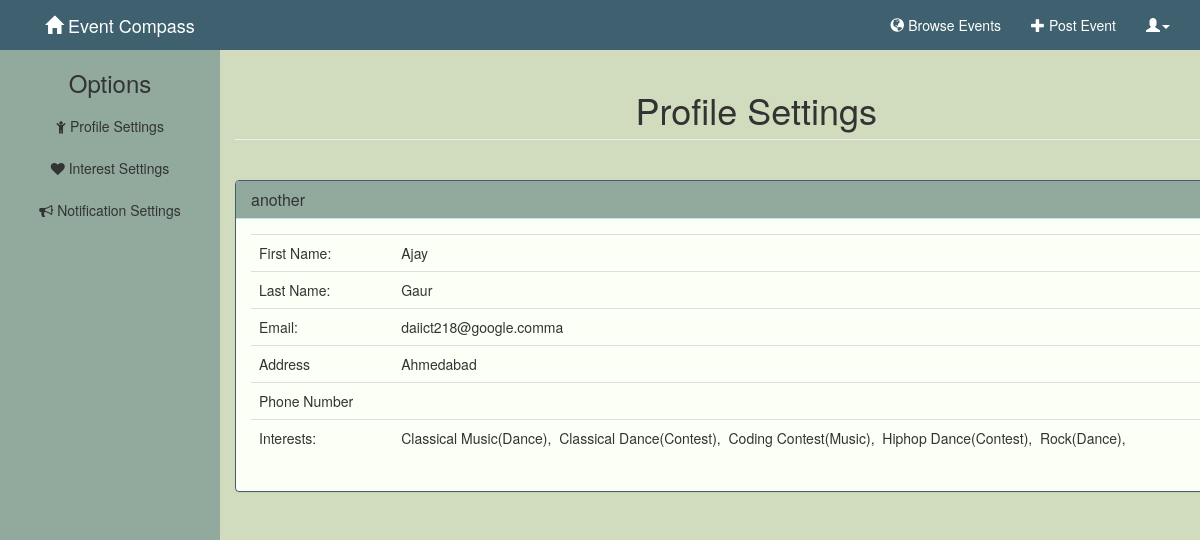
The page /user_profile_view.php?user=another (signed in) on the database its author committed.
### tables this page shows
CREATE TABLE IF NOT EXISTS `user` (
  `User_id` int(11) unsigned NOT NULL AUTO_INCREMENT,
  `User_fname` varchar(30) NOT NULL,
  `User_lname` varchar(30) NOT NULL,
  `User_email` varchar(50) NOT NULL,
  `User_username` varchar(15) NOT NULL,
  `User_pass` varchar(255) NOT NULL,
  `User_address` text,
  `User_phone` varchar(10) DEFAULT NULL,
  `User_notifyemail` varchar(1) DEFAULT NULL,
  `User_notifyphone` varchar(1) DEFAULT NULL,
  `reg_date` timestamp NOT NULL DEFAULT CURRENT_TIMESTAMP ON UPDATE CURRENT_TIMESTAMP,
  PRIMARY KEY (`User_id`)
);

CREATE TABLE IF NOT EXISTS `interested_in` (
  `User_id` int(11) unsigned NOT NULL,
  `Sub_id` int(11) NOT NULL,
  `Visible` tinyint(1) NOT NULL,
  `Count` int(11) NOT NULL,
  PRIMARY KEY (`User_id`,`Sub_id`),
  KEY `Sub_id` (`Sub_id`)
);

CREATE TABLE IF NOT EXISTS `subcategory` (
  `Sub_id` int(11) NOT NULL AUTO_INCREMENT,
  `Sub_name` varchar(25) NOT NULL,
  `Cat_id` int(11) unsigned NOT NULL,
  PRIMARY KEY (`Sub_id`),
  KEY `Cat_id` (`Cat_id`)
);

CREATE TABLE IF NOT EXISTS `category` (
  `Cat_id` int(11) unsigned NOT NULL AUTO_INCREMENT,
  `Cat_name` varchar(25) NOT NULL,
  PRIMARY KEY (`Cat_id`)
);

### user_profile_view.php (the view, shortened to what this page needs)
<?php require_once("includes/base_main_settings.php") ?>
<?php $username1 = $_GET['user']; ?>
<?php
  $q=mysql_query("SELECT * FROM User WHERE User_username='$username1'");
  $userid=mysql_result($q,0,'User_id');
  $fname=mysql_result($q,0,'User_fname');
  $lname=mysql_result($q,0,'User_lname');
  $email=mysql_result($q,0,'User_email');
  $address=mysql_result($q,0,'User_address');
  $phone=mysql_result($q,0,'User_phone');
  $query_run=mysql_query("SELECT * FROM Interested_in WHERE User_id='$userid'");
?>
<link href="/css/fixed_sidebar.css" rel="stylesheet">
<div id="main" class="row">
  <div class="container">
      <div class="row">
        <div class="col-lg-11">
            <h1 class="page-header text-center">Profile Settings</h1>
        </div>
    </div>
      <div class="row">
      <div class="col-md-5  toppad  pull-right col-md-offset-3 ">
      </div>
        <div class="col-xs-12 col-sm-12 col-md-12 col-lg-12 col-xs-offset-0 col-sm-offset-0 col-md-offset-0 col-lg-offset-0 toppad" >
          <div class="panel panel-info">
            <div class="panel-heading">
              <h3 class="panel-title"><?php echo $username1; ?></h3>
            </div>
            <div class="panel-body">
              <div class="row">
                <div class=" col-md-12 col-lg-12 ">
                  <table class="table table-user-information">
                    <tbody>
                      <tr>
                        <td>First Name:</td>
                        <td><?php echo $fname; ?></td>
                      </tr>
                      <tr>
                        <td>Last Name:</td>
                        <td><?php echo $lname; ?></td>
                      </tr>
                      <tr>
                        <td>Email:</td>
                        <td><a href="mailto:<?php echo $email; ?>"><?php echo $email; ?></a></td>
                      </tr>
                      <tr>
                        <td>Address</td>
                        <td><?php echo $address; ?></td>
                      </tr>
                      <tr>
                      <td>Phone Number</td>
                        <td><?php echo $phone; ?></td>
                      </tr>
                      <tr>
                        <td>Interests:</td>
                        <td>
                        <?php
                            while ($row = mysql_fetch_array($query_run))
                            {
                                $ide = $row['Sub_id'];
                                $query_run2 = mysql_query("SELECT * FROM Subcategory WHERE Sub_id = $ide");
                                $row2 = mysql_fetch_array($query_run2);
                                $cat = $row2['Cat_id'];
                                $query_run3 = mysql_query("SELECT * FROM Category WHERE Cat_id = $cat");
                                $row3 = mysql_fetch_array($query_run3);
                                echo $row2['Sub_name'] ."(".$row3['Cat_name'] . ")" . ", &nbsp;";
                            }
                          ?>
                        </td>
                      </tr>
                    </tbody>
                  </table>
                </div>
              </div>
            </div>
          </div>
        </div>
      </div>
    </div>
</div>

### includes/base.php (shortened to what this page needs)
<?php
	$username = $_SESSION['currentuser'];
?>
<!DOCTYPE html>
<html lang="en">
	<head>
		<link href="../css/bootstrap.min.css" rel="stylesheet">
		<link href="../css/round-about.css" rel="stylesheet">
	</head>
	<body id="page-top" data-spy="scroll" data-target=".navbar-fixed-top">
		<nav class="navbar-wrapper navbar-default navbar-fixed-top" role="navigation">
			<div class="container">
				<div class="navbar-header">
					<a class="navbar-brand" href="/main_dashbord.php?user=<?php echo $username;?>" style="float:left"><span class="glyphicon glyphicon-home"></span> Event Compass</a>
				</div>
				<div class="collapse navbar-collapse navbar-main-collapse">
							<?php
								$username = $_SESSION['currentuser'];
							?>
						<ul class="nav navbar-nav navbar-right">
							<li>
								<a class="navbar-link" href="browse_event.php?user=<?php echo $username ?>"><span class="glyphicon glyphicon-globe"></span> Browse Events</a>
							</li>
							<li>
								<a class="navbar-link" href="event_form.php?user=<?php echo $username ?>"><span class="glyphicon glyphicon-plus"></span> Post Event</a>
							</li>
							<li class="dropdown">
								<a href="#" class="dropdown-toggle" data-toggle="dropdown"><span class="glyphicon glyphicon-user"></span><b class="caret"></b></a>
							</li>
						</ul>
				</div>
			</div>
		</nav>
	</body>
</html>

### includes/base_main_settings.php (shortened to what this page needs)
<?php require_once("base.php") ?>
<?php
  $username = $_SESSION['currentuser'];
?>
<link href="../css/fixed_sidebar.css" rel="stylesheet">
<link href="font-awesome/css/font-awesome.min.css" rel="stylesheet">
<div class="row-offcanvas row-offcanvas-left">
  <div id="sidebar" class="sidebar-offcanvas">
      <div class="col-md-12">
        <h3 class="text-center">Options</h3>
        <ul class="nav nav-pills nav-stacked text-center">
          <li><a href="user_profile_view.php?user=<?php echo $username; ?>"><span class="fa fa-child"></span> Profile Settings</a></li>
          <li><a href="interest_settings_form.php?user=<?php echo $username; ?>"><span class="fa fa-heart"></span> Interest Settings</a></li>
          <li><a href="notification_settings_form.php?user=<?php echo $username; ?>"><span class="fa fa-bullhorn"></span> Notification Settings</a></li>
        </ul>
      </div>
  </div>
</body
<script src="../js/fixed_sidebar.js"></script>

### css/round-about.css (style rules this page uses)
body { padding-top: 70px; background-color: #D1DBBD; }

### css/fixed_sidebar.css (style rules this page uses)
body,html,.row-offcanvas { height:100%; }
body { padding-top: 50px; }
#sidebar { width: inherit; min-width: 220px; max-width: 220px; background-color:#91AA9D; float: left; height:100%; position:relative; overflow-y:auto; overflow-x:hidden; }
#main { height:100%; overflow:auto; }

### rows shown on the page
user: User_fname "Ajay", User_lname "Gaur", User_email "daiict218@google.comma", User_address "Ahmedabad"
interested_in: Sub.Sub_name "Classical Music", category.Cat_name "Dance"
interested_in: Sub.Sub_name "Classical Dance", category.Cat_name "Contest"
interested_in: Sub.Sub_name "Coding Contest", category.Cat_name "Music"
interested_in: Sub.Sub_name "Hiphop Dance", category.Cat_name "Contest"
interested_in: Sub.Sub_name "Rock", category.Cat_name "Dance"

### other values the page prints
$username1 "another"
